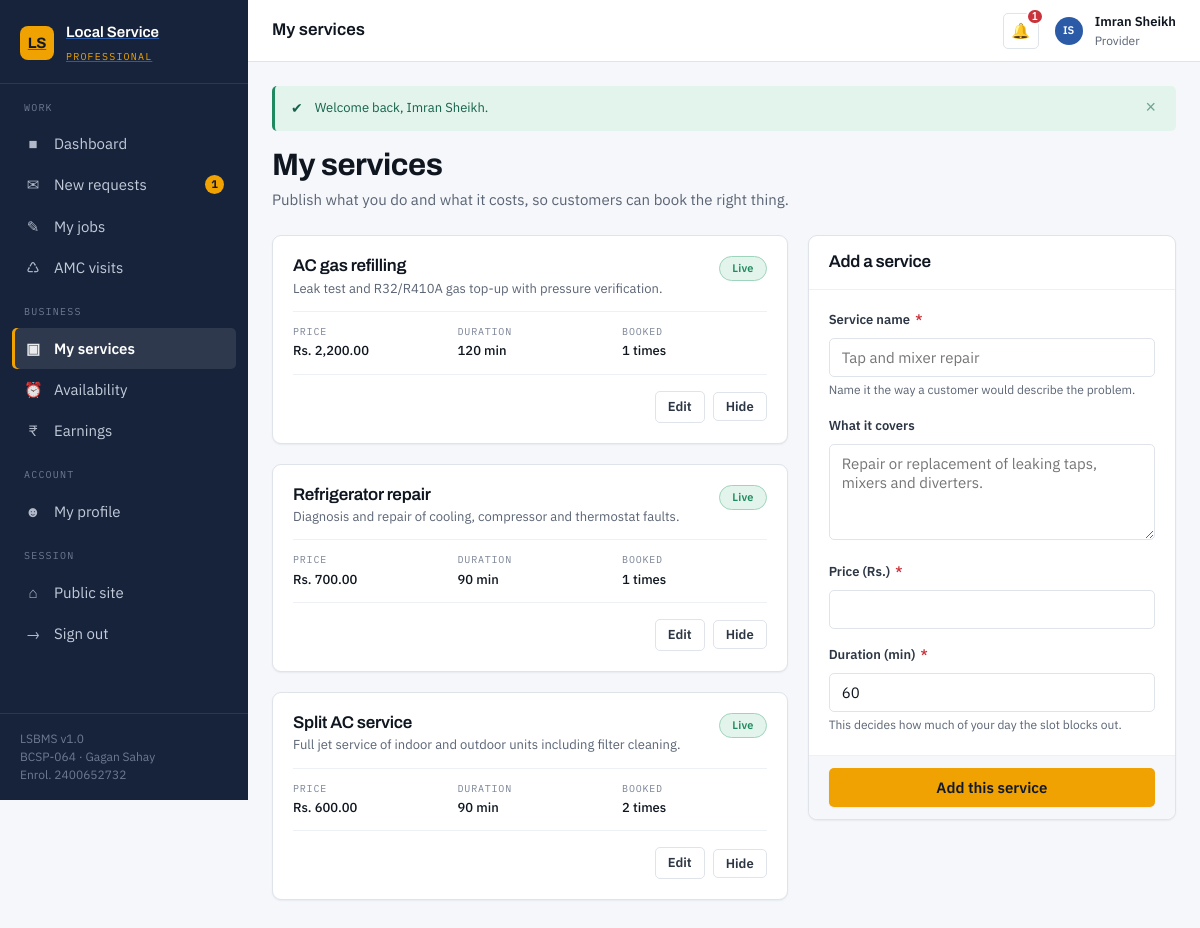
Screenshot of /provider/services.php (signed in) with the database file from the repository.
### tables this page shows
CREATE TABLE services (
    service_id       INT UNSIGNED NOT NULL AUTO_INCREMENT,
    provider_id      INT UNSIGNED NOT NULL,
    category_id      INT UNSIGNED NOT NULL,
    service_name     VARCHAR(120) NOT NULL,
    description      TEXT             NULL,
    base_price       DECIMAL(10,2) NOT NULL DEFAULT 0.00,
    duration_minutes SMALLINT UNSIGNED NOT NULL DEFAULT 60,
    is_active        TINYINT(1)   NOT NULL DEFAULT 1,
    created_at       DATETIME     NOT NULL DEFAULT CURRENT_TIMESTAMP,

    PRIMARY KEY (service_id),
    KEY idx_services_provider (provider_id),
    KEY idx_services_category (category_id),
    KEY idx_services_active   (is_active),

    CONSTRAINT fk_services_provider
        FOREIGN KEY (provider_id) REFERENCES providers (provider_id)
        ON DELETE CASCADE  ON UPDATE CASCADE,
    CONSTRAINT fk_services_category
        FOREIGN KEY (category_id) REFERENCES categories (category_id)
        ON DELETE RESTRICT ON UPDATE CASCADE
);

### provider/services.php (the view, shortened to what this page needs)
<?php
$pdo        = db();
$providerId = current_provider_id();
$errors = [];
$editing = null;
$stmt = $pdo->prepare(
    'SELECT s.*, (SELECT COUNT(*) FROM bookings b WHERE b.service_id = s.service_id) AS booking_count
       FROM services s
      WHERE s.provider_id = :pid
      ORDER BY s.is_active DESC, s.service_name'
);
$stmt->execute([':pid' => $providerId]);
$services = $stmt->fetchAll();
include __DIR__ . '/../includes/header.php';
?>
<div class="grid grid--2" style="align-items:start;grid-template-columns:1.4fr 1fr">
    <div>
        <?php if (!$services): ?>
            <div class="card">
                <div class="empty">
                    <div class="empty__icon" aria-hidden="true">&#128736;</div>
                    <h3>No services listed yet</h3>
                    <p>
                        Add your first service using the form beside this. Customers can still book
                        you for a general visit at your hourly rate, but a named service with a
                        clear price gets booked far more often.
                    </p>
                </div>
            </div>
        <?php else: ?>
            <?php foreach ($services as $s): ?>
                <article class="card" style="<?= $s['is_active'] ? '' : 'opacity:.66' ?>">
                    <div class="card__body">
                        <div class="jobcard__top">
                            <div>
                                <h3 style="margin-bottom:2px"><?= e($s['service_name']) ?></h3>
                                <p class="text-small text-muted" style="margin:0">
                                    <?= e(excerpt($s['description'], 90)) ?>
                                </p>
                            </div>
                            <?= $s['is_active']
                                ? '<span class="badge badge--active">Live</span>'
                                : '<span class="badge badge--expired">Hidden</span>' ?>
                        </div>
                        <dl class="jobcard__facts">
                            <div><dt>Price</dt><dd><?= e(money($s['base_price'])) ?></dd></div>
                            <div><dt>Duration</dt><dd><?= (int) $s['duration_minutes'] ?> min</dd></div>
                            <div><dt>Booked</dt><dd><?= (int) $s['booking_count'] ?> times</dd></div>
                        </dl>
                        <div class="jobcard__foot">
                            <div class="btn-row" style="margin-left:auto">
                                <a class="btn btn--outline btn--sm"
                                   href="services.php?edit=<?= (int) $s['service_id'] ?>">Edit</a>
                                <form method="post" action="services.php" style="display:inline">
                                    <button class="btn btn--outline btn--sm" type="submit">
                                        <?= $s['is_active'] ? 'Hide' : 'Make live' ?>
                                    </button>
                                </form>
                            </div>
                        </div>
                    </div>
                </article>
            <?php endforeach; ?>
        <?php endif; ?>
    </div>
    <form class="card" method="post" action="services.php" data-validate-form novalidate>
        <div class="card__head">
            <h3><?= $editing ? 'Edit service' : 'Add a service' ?></h3>
        </div>
        <div class="card__body">
            <div class="field">
                <label class="label" for="service_name">Service name <span class="req">*</span></label>
                <input class="input<?= isset($errors['service_name']) ? ' is-invalid' : '' ?>"
                       type="text" id="service_name" name="service_name"
                       value="<?= e(post('service_name') ?: ($editing['service_name'] ?? '')) ?>"
                       placeholder="Tap and mixer repair" data-validate="required">
                <?php if (isset($errors['service_name'])): ?>
                    <div class="error"><?= e($errors['service_name']) ?></div>
                <?php else: ?>
                    <div class="hint">Name it the way a customer would describe the problem.</div>
                <?php endif; ?>
            </div>
            <div class="field">
                <label class="label" for="description">What it covers</label>
                <textarea class="textarea" id="description" name="description"
                          placeholder="Repair or replacement of leaking taps, mixers and diverters."><?= e(post('description') ?: ($editing['description'] ?? '')) ?></textarea>
            </div>
            <div class="form-grid">
                <div class="field">
                    <label class="label" for="base_price">Price (<?= e(CURRENCY) ?>) <span class="req">*</span></label>
                    <input class="input<?= isset($errors['base_price']) ? ' is-invalid' : '' ?>"
                           type="number" min="0" step="10" id="base_price" name="base_price"
                           value="<?= e(post('base_price') ?: ($editing['base_price'] ?? '')) ?>"
                           data-validate="required|positive">
                </div>
                <div class="field">
                    <label class="label" for="duration_minutes">Duration (min) <span class="req">*</span></label>
                    <input class="input<?= isset($errors['duration_minutes']) ? ' is-invalid' : '' ?>"
                           type="number" min="15" max="600" step="15"
                           id="duration_minutes" name="duration_minutes"
                           value="<?= e(post('duration_minutes') ?: ($editing['duration_minutes'] ?? '60')) ?>"
                           data-validate="required">
                    <?php if (isset($errors['duration_minutes'])): ?>
                        <div class="error"><?= e($errors['duration_minutes']) ?></div>
                    <?php else: ?>
                        <div class="hint">This decides how much of your day the slot blocks out.</div>
                    <?php endif; ?>
                </div>
            </div>
        </div>
        <div class="card__foot">
            <button class="btn btn--accent btn--block" type="submit">
                <?= $editing ? 'Save changes' : 'Add this service' ?>
            </button>
        </div>
    </form>
</div>
<?php include __DIR__ . '/../includes/footer.php'; ?>

### rows the page displays
services: service_name "AC gas refilling", description "Leak test and R32/R410A gas top-up with pressure verification.", is_active "Live", base_price "Rs. 2,200.00", duration_minutes "120", booking_count "1"
services: service_name "Refrigerator repair", description "Diagnosis and repair of cooling, compressor and thermostat faults.", is_active "Live", base_price "Rs. 700.00", duration_minutes "90", booking_count "1"
services: service_name "Split AC service", description "Full jet service of indoor and outdoor units including filter cleaning.", is_active "Live", base_price "Rs. 600.00", duration_minutes "90", booking_count "2"

### other values shown
$roleLabels[$role] "PROFESSIONAL"
$groupName "WORK"
$icon "■"
$label "Dashboard"
$icon "✉"
$label "New requests"
$count "1"
$icon "✎"
$label "My jobs"
$icon "♺"
$label "AMC visits"
$groupName "BUSINESS"
$icon "▣"
$label "My services"
$icon "⏰"
